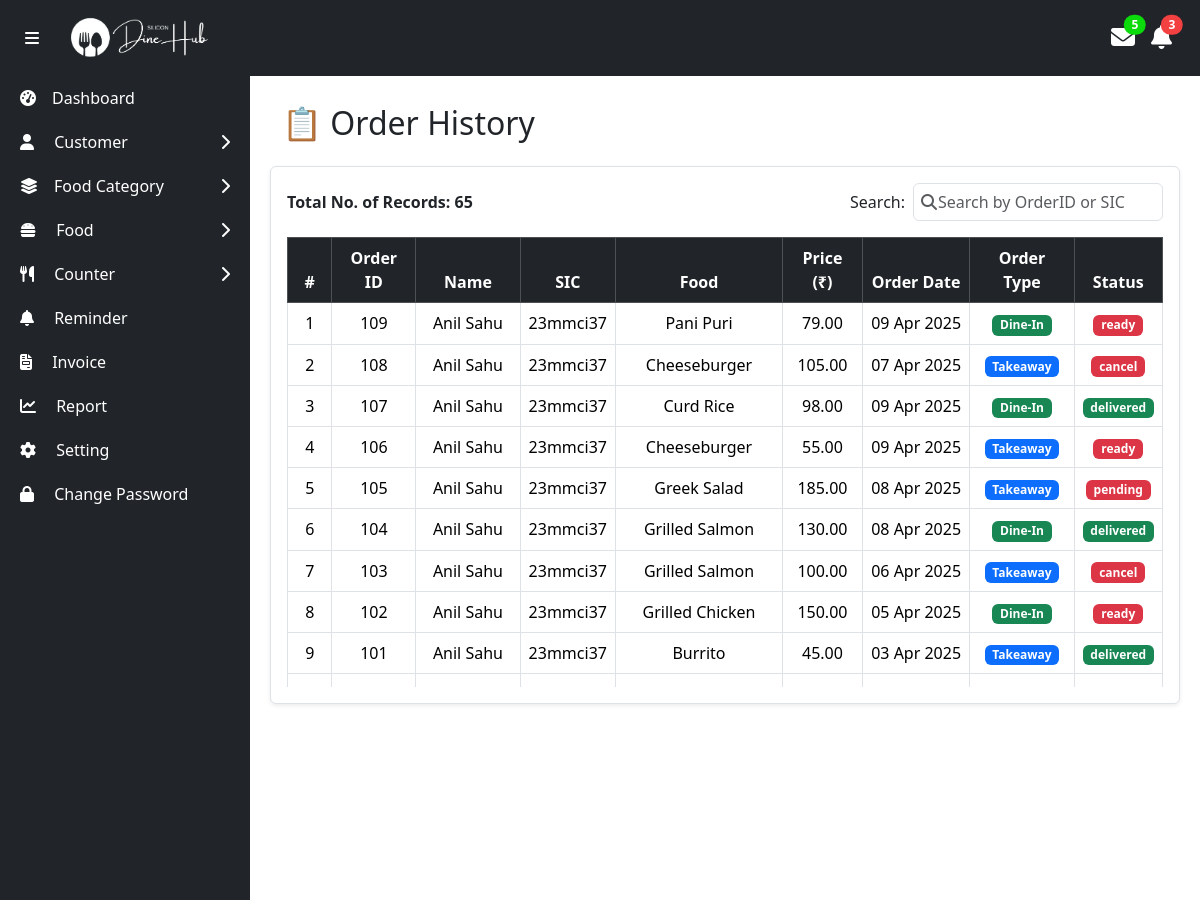
The page /admin/orderHistory.php (signed in, upper part) on the database as committed earlier.
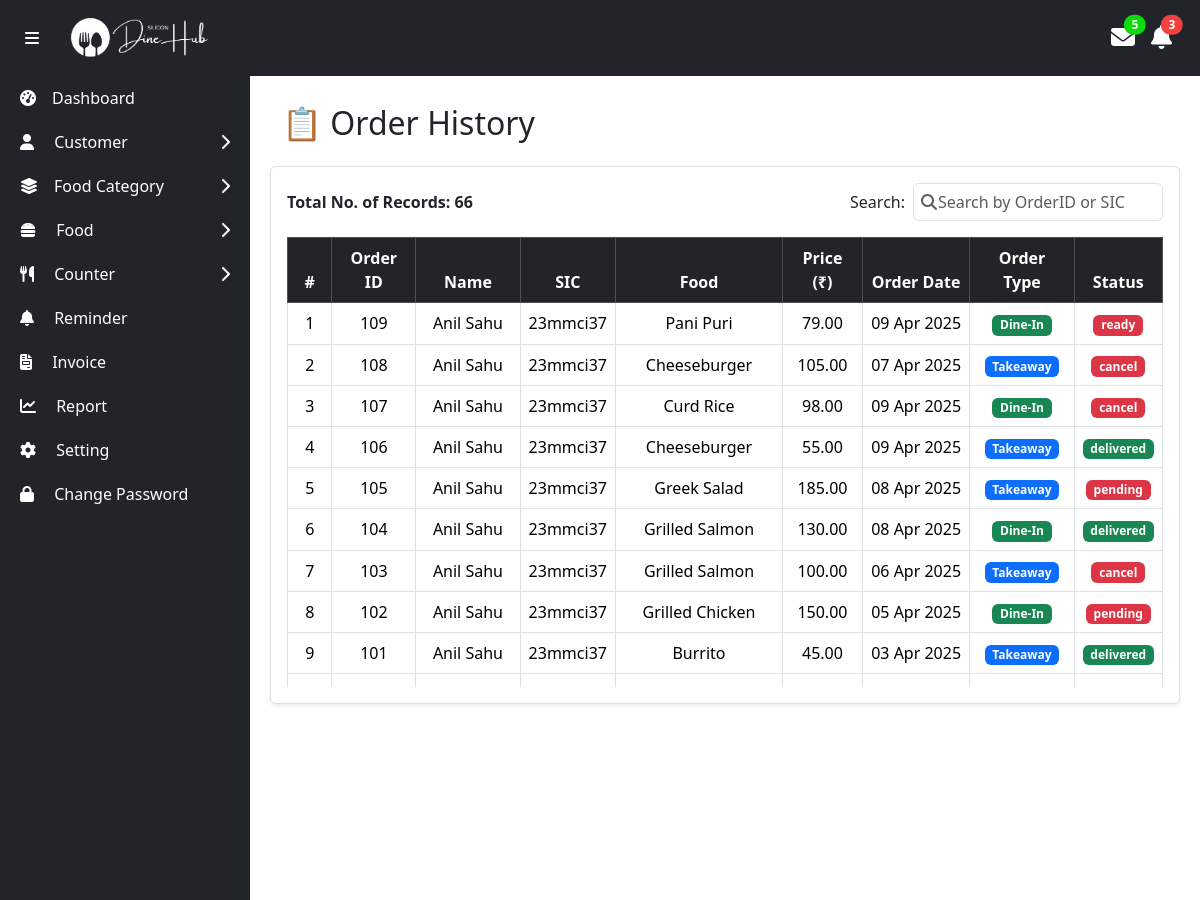
The same page on the database as committed later.
### tables this page shows
CREATE TABLE `order_table` (
  `id` int(11) NOT NULL,
  `orderID` varchar(11) NOT NULL,
  `studentID` int(11) DEFAULT NULL,
  `foodID` int(11) DEFAULT NULL,
  `quantity` varchar(255) NOT NULL,
  `orderType` varchar(255) NOT NULL,
  `price` varchar(255) NOT NULL,
  `createdAt` date NOT NULL,
  `updatedAt` date NOT NULL,
  `status` varchar(15) NOT NULL
);

CREATE TABLE `student` (
  `studentID` int(11) NOT NULL,
  `sic` varchar(255) NOT NULL,
  `seID` int(11) DEFAULT NULL,
  `name` varchar(255) NOT NULL,
  `dob` date NOT NULL,
  `password` varchar(128) NOT NULL,
  `isActive` varchar(5) NOT NULL
);

CREATE TABLE `food` (
  `foodID` int(11) NOT NULL,
  `foodCategoryID` int(11) DEFAULT NULL,
  `name` varchar(255) NOT NULL,
  `image` varchar(255) NOT NULL,
  `description` varchar(255) NOT NULL,
  `price` double(10,2) NOT NULL,
  `type` varchar(255) NOT NULL,
  `isAvailable` varchar(5) NOT NULL
);

### dbFunctions/orderHistorydb.php (called while the page is built, shortened)
<?php
function totalOrder() {
    $conn = null;
    $stmt = null;
    try {
        $conn = dbConnection();
        $stmt = $conn->prepare("SELECT COUNT(*) AS totalOrder FROM order_table WHERE status = 'delivered' OR status = 'cancel'");
        $stmt->execute();
        $result = $stmt->get_result();
        if ($result && $result->num_rows > 0) {
            $row = $result->fetch_assoc();
            return $row['totalOrder'];
        } else {
            return 0;
        }
    } catch (Exception $e) {
        error_log("Error in totalOrder: " . $e->getMessage());
        return 0;
    } finally {
        if (isset($stmt)) {
            $stmt->close();
        }
        if (isset($conn)) {
            $conn->close();
        }
    }
}
function getAllOrders() {
    $conn = null;
    $stmt = null;
    try {
        $conn = dbConnection();
        $stmt = $conn->prepare("SELECT * FROM order_table ORDER BY id DESC");
        $stmt->execute();
        $res = $stmt->get_result();
        if($res->num_rows>0){
            return $res;
        }else{
            return "error";
        }
    } catch (Exception $e) {
        error_log($e->getMessage());
        return "error: " . $e->getMessage();
    } finally{
        $stmt->close();
        $conn->close();
    }
}
?>

### dbFunctions/fooddb.php (called while the page is built, shortened)
<?php
function getFoodNameByFoodId($foodID){
    try{
        $foodID = trim($foodID);
        $conn = dbConnection();
        $stmt = $conn->prepare("SELECT name FROM food WHERE foodID = ?");
        $stmt->bind_param("s",$foodID);
        $stmt->execute();
        $result = $stmt->get_result();
        if ($result->num_rows > 0) {
            $row = $result->fetch_assoc();
            return $row['name'];
        }else{
            return "error";
        }
    } catch (Exception $e) {
        return $e->getMessage();
    }
}
?>

### dbFunctions/studentdb.php (called while the page is built, shortened)
<?php
function getStudentNameByStudentID($studentID){
    try{
        $studentID = trim($studentID);
        $conn = dbConnection();
        $stmt = $conn->prepare("SELECT name FROM student WHERE studentID = ?");
        $stmt->bind_param("s",$studentID);
        $stmt->execute();
        $result = $stmt->get_result();
        if ($result->num_rows > 0) {
            $row = $result->fetch_assoc();
            return $row['name'];
        }else{
            return "error";
        }
    } catch (Exception $e) {
        return $e->getMessage();
    }
}
function getStudentSicByStudentID($studentID){
    try{
        $studentID = trim($studentID);
        $conn = dbConnection();
        $stmt = $conn->prepare("SELECT sic FROM student WHERE studentID = ?");
        $stmt->bind_param("s",$studentID);
        $stmt->execute();
        $result = $stmt->get_result();
        if ($result->num_rows > 0) {
            $row = $result->fetch_assoc();
            return $row['sic'];
        }else{
            return "error";
        }
    } catch (Exception $e) {
        return $e->getMessage();
    }
}
?>

### admin/orderHistory.php (the view, shortened to what the changed rows need)
<?php
include_once "adminNavbar.php";
require_once "../dbFunctions/studentdb.php";
require_once "../dbFunctions/fooddb.php";
require_once "../dbFunctions/orderHistorydb.php";
?>
<section class="content w-100">
    <div class="container-fluid mt-4">
        <div class="row">
            <div class="col-12 mb-3 d-flex justify-content-between align-items-center">
                <h2 class="">📋 Order History</h2>
            </div>
            <div class="col-12 bg-white border shadow-sm rounded p-3">
                <div class="row align-items-center mb-3">
                    <div class="col-md-6 fw-semibold">
                        Total No. of Records: <?= totalOrder(); ?>
                    </div>
                    <div class="col-md-6 d-flex justify-content-md-end align-items-center">
                        <label for="searchInput" class="me-2 fw-medium mb-0">Search:</label>
                        <div class="position-relative" style="width: 250px;">
                        </div>
                    </div>
                </div>
                <div class="table-responsive" style="max-height: 450px; overflow-y: auto;">
                    <table class="table table-bordered table-hover text-center align-middle" id="myTable">
                        <thead class="table-dark text-white sticky-top">
                            <tr>
                                <th>#</th>
                                <th>Order ID</th>
                                <th>Name</th>
                                <th>SIC</th>
                                <th>Food</th>
                                <th>Price (₹)</th>
                                <th>Order Date</th>
                                <th>Order Type</th>
                                <th>Status</th>
                            </tr>
                        </thead>
                        <tbody id="tableBody">
                        <?php
                            $result = getAllOrders();
                            $sl = 1;
                            if (is_object($result)) {
                                while($order = $result->fetch_assoc()){
                            ?>
                                <tr>
                                    <td><?= $sl++ ?></td>
                                    <td><?= $order['orderID']?></td>
                                    <td><?= getStudentNameByStudentID($order['studentID'])?></td>
                                    <td><?= getStudentSicByStudentID($order['studentID'])?></td>
                                    <td><?= getFoodNameByFoodId($order['foodID'])?></td>
                                    <td><?= number_format($order['price'], 2)?></td>
                                    <td><?= date('d M Y', strtotime($order['createdAt'])) ?></td>
                                    <td>
                                        <span class="badge bg-<?= strtolower($order['orderType']) === 'dine-in' ? 'success' : 'primary' ?>">
                                            <?= $order['orderType'] ?>
                                        </span>
                                    </td>
                                    <td>
                                        <span class="badge bg-<?= strtolower($order['status']) === 'delivered' ? 'success' : 'danger' ?>">
                                            <?= $order['status'] ?>
                                        </span>
                                    </td>
                                </tr>
                            <?php
                                }
                            } else {
                                echo "<tr><td colspan='9' class='text-center text-danger'>No orders found or error occurred.</td></tr>";
                            }
                            ?>
                        </tbody>
                    </table>
                </div>
            </div>
        </div>
    </div>
</section>
<?php include_once "adminFooter.php"; ?>

Rows that differ between the two databases and show on the page:
changed order_table "Curd Rice": status "delivered" → "cancel"
changed order_table (number 4 of 9 on the later page): status "ready" → "delivered"
changed order_table "05 Apr 2025": status "ready" → "pending"
Other text that changed with them:
totalOrder(): "65" → "66"
